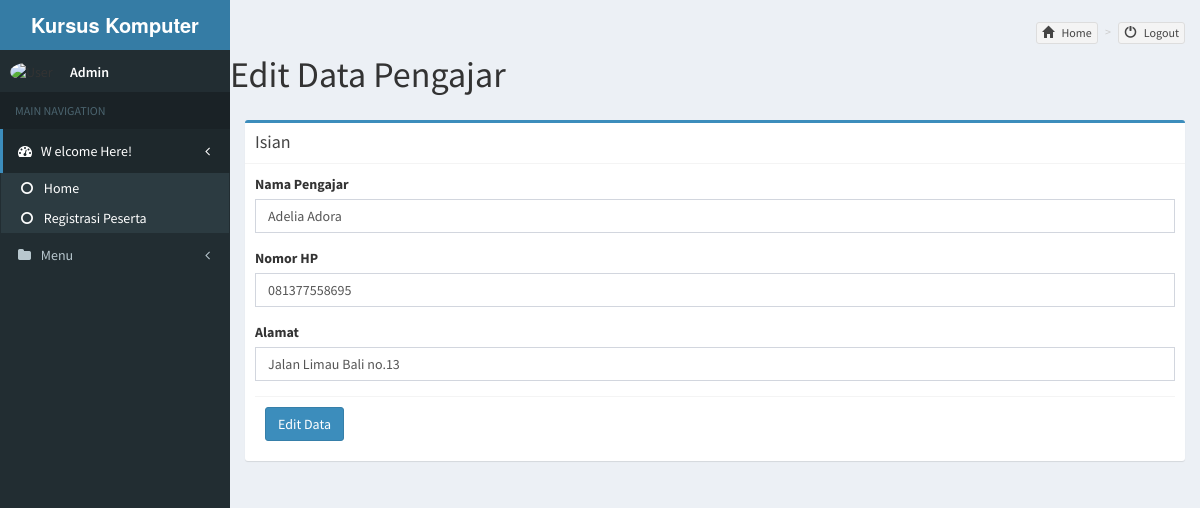
The app's page /kursus/editpengajar.php?id=1 with its own data.
### tables this page shows
CREATE TABLE IF NOT EXISTS `tb_pengajar` (
  `id` int(11) NOT NULL AUTO_INCREMENT,
  `nama_pengajar` varchar(50) NOT NULL,
  `hp_pengajar` varchar(20) NOT NULL,
  `alamat_pengajar` varchar(100) NOT NULL,
  PRIMARY KEY (`id`)
);

### kursus/functions.php (called while the page is built, shortened)
<?php
$conn = mysqli_connect("localhost", "root", "", "db_finansial");
function query($query) {
	global $conn;
	$result = mysqli_query($conn, $query);
	$rows = [];
	while($row = mysqli_fetch_assoc($result) ) {
		$rows[] = $row;
	}
	return $rows;
}
?>

### kursus/editpengajar.php (the view, shortened to what this page needs)
<?php include_once('header.php'); ?>
<?php
$id = $_GET["id"];
$pengajar = query("SELECT * FROM tb_pengajar WHERE id = $id")[0];
 ?>
      <h1>
        Edit Data Pengajar
      </h1>
    <section class="content">
      <div class="row">
        <div class="col-md-12">
          <div class="box box-primary">
            <div class="box-header with-border">
              <h3 class="box-title">Isian</h3>
            </div>
            <form action="" method="post">
              <div class="box-body">
                <div class="form-group">
                  <label for="exampleInputEmail1">Nama Pengajar</label>
                  <input type="text" class="form-control" id="exampleInputEmail1" name="nama_pengajar" placeholder="Nama" value="<?= $pengajar["nama_pengajar"]; ?>">
                </div>
                <div class="form-group">
                  <label for="exampleInputPassword1">Nomor HP</label>
                  <input type="text" class="form-control" id="exampleInputPassword1" name="hp_pengajar" placeholder="Nomor HP" value="<?= $pengajar["hp_pengajar"]; ?>">
                </div>
                 <div class="form-group">
                  <label for="exampleInputPassword1">Alamat</label>
                  <input type="text" class="form-control" id="exampleInputPassword1" name="alamat_pengajar" placeholder="Alamat" value="<?= $pengajar["alamat_pengajar"]; ?>">
                </div>
              <div class="box-footer">
                <button type="submit" class="btn btn-primary" name="submit">Edit Data</button>
              </div>
            </form>
          </div>
        </div>
      </div>
    </section>
   <?php include_once('footer.php'); ?>

### records on screen
tb_pengajar: nama_pengajar "Adelia Adora", hp_pengajar "081377558695", alamat_pengajar "Jalan Limau Bali no.13"
